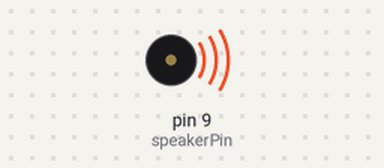
This sketch was run on a simulated Arduino Uno, built with avr-gcc and run on an emulated ATmega328P. Parts: buzzer (waves = sounding).

Above: at 0.1 s.
Timing chart, 0 to 1.6 s (numbered marks = the images above):
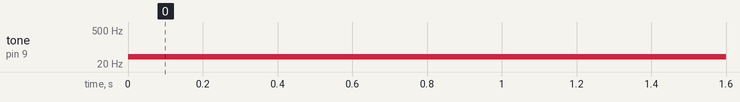

Measured:
- by itself, tone on pin 9 (speakerPin): silent → 40 Hz at 0.00 s

The sketch:

PAM8302_40HZ.ino
```cpp
// Pin für den Lautsprecher oder Verstärker, der mit dem PAM8302 verbunden ist
const int speakerPin = 9;

const int frequencies = 40;

void setup() {
  // Lautsprecher Pin als Ausgang festlegen
  pinMode(speakerPin, OUTPUT);
}

void loop() {
  tone(speakerPin, frequencies); // Ton mit der Frequenz ausgeben
}
```
